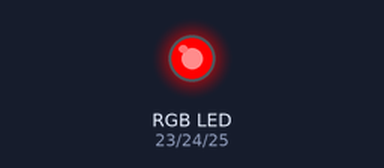
Bench run of a program on a simulated Raspberry Pi (BCM pin numbers). Shown: an RGB LED mixed from three pins (HIGH = lit).

Above: at 0.5 s.
At 1.5 s:
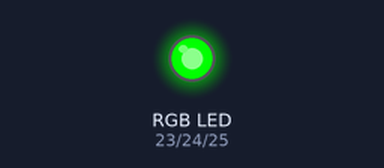
At 5.5 s:
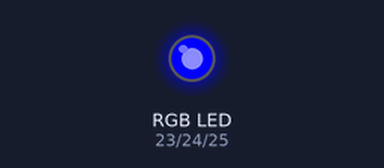
Timing chart, 0 to 6.9 s (numbered marks = the images above):
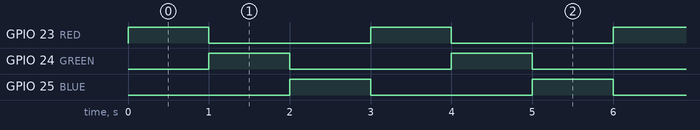

Measured:
- by itself, GPIO 23 (RED), GPIO 24 (GREEN), GPIO 25 (BLUE): alternates HIGH for 1.0 s and LOW for 2.0 s
- by itself, everything shown: repeats every 3.0 s, in 3 steps

The program:

led-rgb.py
```python
import RPi.GPIO as GPIO
import time
GPIO.setmode(GPIO.BCM)
RED = 23
GREEN = 24
BLUE = 25
GPIO.setup(RED,GPIO.OUT)
GPIO.output(RED,0)
GPIO.setup(GREEN,GPIO.OUT)
GPIO.output(GREEN,0)
GPIO.setup(BLUE,GPIO.OUT)
GPIO.output(BLUE,0)

while (True):
    for col in [RED,GREEN,BLUE]:
        GPIO.output(col, GPIO.HIGH)
        time.sleep(1)
        GPIO.output(col, GPIO.LOW)
```
